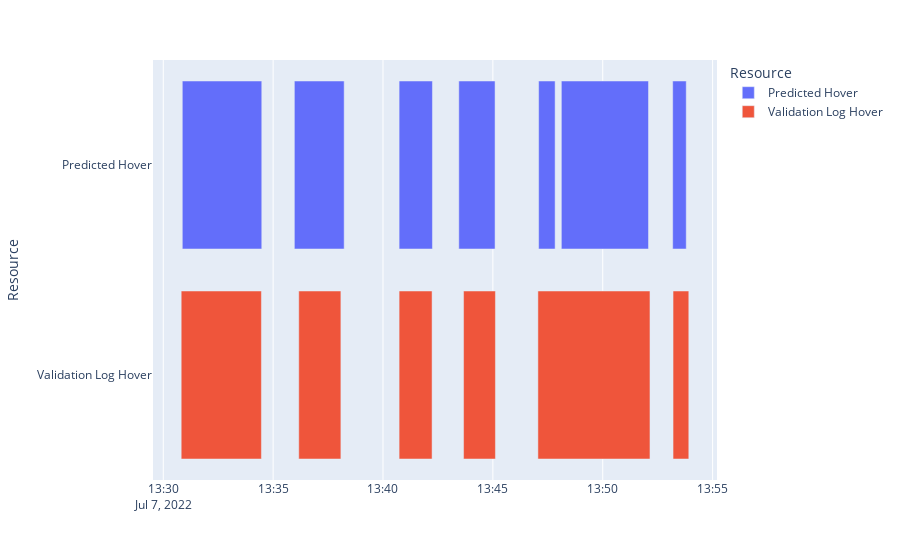

The notebook cell this image was saved under:
### Code cell
import plotly.express as px
import pandas as pd

df = pd.DataFrame(arr)

fig = px.timeline(df, x_start="Start", x_end="Finish", y="Resource", color="Resource")
fig.show()

### Figure 1 — Plotly figure (JSON) as saved in the notebook; plotly's stock layout.template omitted (floating-point values rounded to 4 significant figures)
{"data": [{"alignmentgroup": "True", "base": ["2022-07-07T13:30:52", "2022-07-07T13:35:58", "2022-07-07T13:40:44", "2022-07-07T13:43:27", "2022-07-07T13:47:05", "2022-07-07T13:48:07", "2022-07-07T13:53:11"], "hovertemplate": "Resource=%{y}<br>Start=%{base}<br>Finish=%{x}<extra></extra>", "legendgroup": "Predicted Hover", "marker": {"color": "#636efa", "pattern": {"shape": ""}}, "name": "Predicted Hover", "offsetgroup": "Predicted Hover", "orientation": "h", "showlegend": true, "textposition": "auto", "type": "bar", "x": [217000, 136000, 91000, 99000, 45000, 238000, 37000], "xaxis": "x", "y": ["Predicted Hover", "Predicted Hover", "Predicted Hover", "Predicted Hover", "Predicted Hover", "Predicted Hover", "Predicted Hover"], "yaxis": "y"}, {"alignmentgroup": "True", "base": ["2022-07-07T13:30:49", "2022-07-07T13:36:10", "2022-07-07T13:40:44", "2022-07-07T13:43:40", "2022-07-07T13:47:03", "2022-07-07T13:53:12"], "hovertemplate": "Resource=%{y}<br>Start=%{base}<br>Finish=%{x}<extra></extra>", "legendgroup": "Validation Log Hover", "marker": {"color": "#EF553B", "pattern": {"shape": ""}}, "name": "Validation Log Hover", "offsetgroup": "Validation Log Hover", "orientation": "h", "showlegend": true, "textposition": "auto", "type": "bar", "x": [219000, 115000, 90000, 87000, 306000, 43000], "xaxis": "x", "y": ["Validation Log Hover", "Validation Log Hover", "Validation Log Hover", "Validation Log Hover", "Validation Log Hover", "Validation Log Hover"], "yaxis": "y"}], "layout": {"barmode": "overlay", "legend": {"title": {"text": "Resource"}, "tracegroupgap": 0}, "margin": {"t": 60}, "xaxis": {"anchor": "y", "domain": [0, 1], "type": "date"}, "yaxis": {"anchor": "x", "categoryarray": ["Validation Log Hover", "Predicted Hover"], "categoryorder": "array", "domain": [0, 1], "title": {"text": "Resource"}}}}
